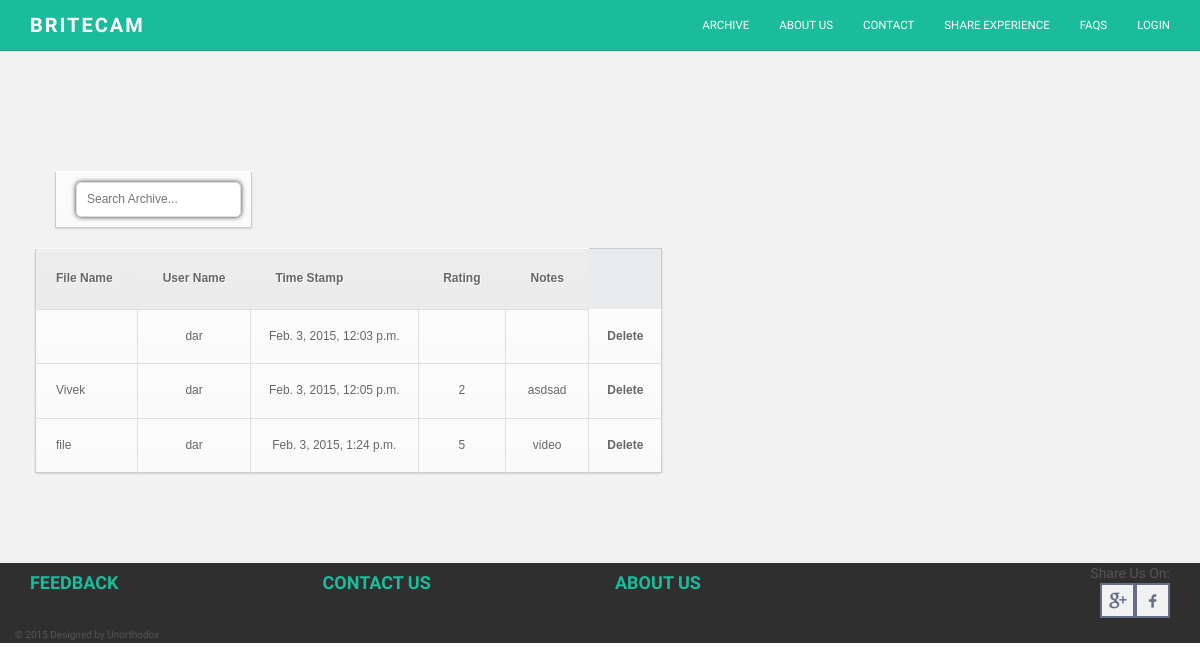
/webrtc/view_archive/, run on the app's committed database.
### webrtc/models.py (models this page shows)
class Uploaded_file(models.Model):
    file_name = models.CharField(max_length=100)
    user_id = models.ForeignKey(User)
    timestamp = models.DateTimeField('file uploaded')
    docfile = models.FileField(upload_to = 'documents/%Y/%m/%d')
    Rating = models.CharField(max_length = 1)
    Notes = models.CharField(max_length=200)

### webrtc/views.py (the view)
def view_archive(request):
        order_list = Uploaded_file.objects.all().order_by('timestamp')
        context = {'order_list': order_list}
        return render(request, 'webrtc/archive.html', context)

### webrtc/templates/webrtc/archive.html (shortened to what this page needs)
{%extends "webrtc/base.html"%}
{% block content-body %}
<div class="video-list-controls">
<table>
	<tr>
		<td><input type="text" id="searchTerm" class="search_box" placeholder="Search Archive..." onkeyup="doSearch()"></td>
	</tr>
</table>
</div>
        {% if order_list %}
    <table id = "daa" cellspacing=0>
        <thead>
                <th>File Name</th>
                <th>User Name</th>
                <th>Time Stamp</th>
                <th>Rating</th>
                <th>Notes</th>
        </thead>
            {% for donor in order_list %}
            <tr>
                	<td>{{ donor.file_name }}</td>
                        <td>{{ donor.user_id }}</td>
                        <td>{{ donor.timestamp }}</td>
                        <td>{{ donor.Rating }}</td>
                        <td>{{ donor.Notes }}</td>
			<td> <a href="/webrtc/delete_file/{{donor.id}}">Delete</a> </td>
            </tr>
            {% endfor %}
        </table>
        {% else %}
            <p>Table is Empty</p>
        {% endif %}
{% endblock %}

### webrtc/templates/webrtc/base.html (shortened to what this page needs)
<!DOCTYPE html>
<html lang="en">
  <head>
    <link href="/static/css/bootstrap.css" rel="stylesheet">
    <link href="/static/css/main.css" rel="stylesheet">
</head>
<body>
    <div class="navbar navbar-inverse navbar-static-top">
      <div class="container">
        <div class="navbar-header">
          <a class="navbar-brand" href="/webrtc/index">BRITECAM</a>
        </div>
         <div class="navbar-collapse collapse">
          <ul class="nav navbar-nav navbar-right">
            <li><a href="/webrtc/view_archive">Archive</a></li>
            <li><a href="/webrtc/about">About us</a></li>
            <li><a href="/webrtc/contact">Contact</a></li>
            <li><a href="/webrtc/share">Share Experience</a></li>
            <li><a href="/webrtc/faqs">Faqs</a></li>
	    {% if user %}
		{% if user.is_anonymous %}
            		<li><a href="/webrtc/index">Login</a></li>
	    	{% else %}
            		<li><a href="/accounts/logout/">Logout</a></li>
            		<li>Hi {{ user }}</li>
	    	{% endif %}
	   {% endif %}
          </ul>
        </div>
      </div>
    </div>
    <div id="ww" style="min-height:500px;">
        <div class="container">
            <div class="row">
                    {% block content-body%}{% endblock %}
            </div>
        </div>
    </div>
    <div id="footer">
        <div class="container">
            <div class="row">
                <div class="col-lg-3">
                    {% block footer-left %}
					<h4><a href="/webrtc/feedback">Feedback</a><br/>
                    </h4>
                    {% endblock %}
                </div>
                <div class="col-lg-3">
                    {%block footer-middle %}
                    <h4><a href="/webrtc/contact">Contact Us</a><br/></h4>
                    {% endblock %}
                </div>
                <div class="col-lg-3">
                    {%block footer-right%}
                    <h4><a href="/webrtc/about">About Us</a><br/></h4>
                    {%endblock%}
                </div>
                <div class="col-lg-3">
                        <div style="text-align:right">Share Us On:</div>
                        <div class="facebook" style="display:inline;float:right;">   <a href="https://www.facebook.com/WebRTC" class="socialite facebook-like" data-href="https://www.facebook.com/WebRTC" data-send="true" data-layout="box_count" data-width="60" data-show-faces="true" rel="nofollow" target="_blank"><span> </span></a></div>
                        <div class="google" style="display:inline;float:right;"> <a href="https://plus.google.com/+WebRTCorg/posts" class="socialite googleplus-one" data-size="tall" data-href="https://plus.google.com/+WebRTCorg/posts" rel="nofollow" target="_blank"><span> </span></a></div>
                </div>
            </div>
            <div class="row">
                 <small style="font-size:10px;margin-bottom:15px;">© 2015 Designed by Unorthodox
                    </small>
            </div>
        </div>
    </div>
</body>
</html>

### webrtc/static/css/main.css (style rules this page uses)
body { background-color: #ffffff; font-family: 'Montserrat', sans-serif; font-weight: 400; font-size: 14px; color: #555; -webkit-font-smoothing: antialiased; -webkit-overflow-scrolling: touch; }
h1, h2, h3, h4, h5, h6 { font-family: 'Montserrat', sans-serif; font-weight: 700; color: #333; }
a { color: #1abc9c; word-wrap: break-word; -webkit-transition: color 0.1s ease-in, background 0.1s ease-in; -moz-transition: color 0.1s ease-in, background 0.1s ease-in; -ms-transition: color 0.1s ease-in, background 0.1s ease-in; -o-transition: color 0.1s ease-in, background 0.1s ease-in; transition: color 0.1s ease-in, background 0.1s ease-in; }
a:before, a:after { -webkit-transition: color 0.1s ease-in, background 0.1s ease-in; -moz-transition: color 0.1s ease-in, background 0.1s ease-in; -ms-transition: color 0.1s ease-in, background 0.1s ease-in; -o-transition: color 0.1s ease-in, background 0.1s ease-in; transition: color 0.1s ease-in, background 0.1s ease-in; }
.navbar { text-transform: uppercase; margin-bottom: 0px; }
.navbar-inverse { background-color: #1abc9c; border-color: #16a085; }
.navbar-inverse .navbar-nav > li > a { color: white; }
.navbar-brand { font-weight: 700; font-size: 20px; letter-spacing: 2px; }
.navbar-inverse .navbar-brand { color: white; }
#ww { padding-top: 70px; padding-bottom: 70px; background-color: #f2f2f2; }
#footer { background-color: #2f2f2f; }
#footer h4 { color: white; text-transform: uppercase; }

### webrtc/templates/webrtc/base.html (style rules this page uses)
li { font-size: 82%; }
div.facebook a span { height: 35px; width: 35px; display: inline-block; background: url("/static/img/social.png") no-repeat scroll 0 0 rgba(0, 0, 0, 0); }
div.google a span { height: 35px; width: 35px; display: inline-block; background: url("/static/img/social.png") no-repeat scroll -78px 0 rgba(0, 0, 0, 0); }

### webrtc/templates/webrtc/archive.html (style rules this page uses)
#searchTerm { background: white; border: 1px double #DDD; border-radius: 5px; box-shadow: 0 0 5px #333; color: #666; float: left; padding: 8px 10px; width: 165px; outline: none; }
.video-list-controls { padding-left: 20px; padding-top: 30px; }
.video-list-controls td { padding: 10px 10px; }
table a:link { color: #666; font-weight: bold; text-decoration:none; }
table { font-family:Arial, Helvetica, sans-serif; color:#666; font-size:12px; text-shadow: 1px 1px 0px #fff; background:#eaebec; margin:20px; border:#ccc 1px solid; -moz-border-radius:3px; -webkit-border-radius:3px; border-radius:3px; -moz-box-shadow: 0 1px 2px #d1d1d1; -webkit-box-shadow: 0 1px 2px #d1d1d1; box-shadow: 0 1px 2px #d1d1d1; }
table th { padding:21px 25px 22px 25px; border-top:1px solid #fafafa; border-bottom:1px solid #e0e0e0; background: #ededed; background: -webkit-gradient(linear, left top, left bottom, from(#ededed), to(#ebebeb)); background: -moz-linear-gradient(top, #ededed, #ebebeb); }
table th:first-child { text-align: left; padding-left:20px; }
table tr:first-child th:first-child { -moz-border-radius-topleft:3px; -webkit-border-top-left-radius:3px; border-top-left-radius:3px; }
table tr:first-child th:last-child { -moz-border-radius-topright:3px; -webkit-border-top-right-radius:3px; border-top-right-radius:3px; }
table tr { text-align: center; padding-left:20px; }
table td:first-child { text-align: left; padding-left:20px; border-left: 0; }
table td { padding:18px; border-top: 1px solid #ffffff; border-bottom:1px solid #e0e0e0; border-left: 1px solid #e0e0e0; background: #fafafa; background: -webkit-gradient(linear, left top, left bottom, from(#fbfbfb), to(#fafafa)); background: -moz-linear-gradient(top, #fbfbfb, #fafafa); }
table tr:last-child td { border-bottom:0; }
table tr:last-child td:first-child { -moz-border-radius-bottomleft:3px; -webkit-border-bottom-left-radius:3px; border-bottom-left-radius:3px; }
table tr:last-child td:last-child { -moz-border-radius-bottomright:3px; -webkit-border-bottom-right-radius:3px; border-bottom-right-radius:3px; }

### data on the page
Uploaded_file: user_id "dar", timestamp "Feb. 3, 2015, 12:03 p.m."
Uploaded_file: file_name "Vivek", user_id "dar", timestamp "Feb. 3, 2015, 12:05 p.m.", Rating "2", Notes "asdsad"
Uploaded_file: file_name "file", user_id "dar", timestamp "Feb. 3, 2015, 1:24 p.m.", Rating "5", Notes "video"
